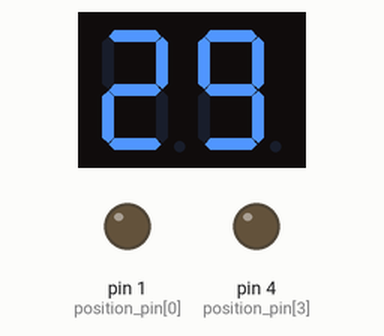
Bench run of a sketch on a simulated Arduino Uno, built with avr-gcc and run on an emulated ATmega328P. On the bench: 2-digit seven-segment display, output pins drawn as LEDs (lit = HIGH). Wiring (inferred from the names in the program): 2-digit 7-segment display, segments lit when LOW: segments pin 5, pin 6, pin 7, pin 8, pin 9, pin 10, pin 11, pin 12; digit selects pin 2, pin 3. The segment pins are drawn as the display they are named for; pins used as bus, display or sensor lines are not drawn.

Above: at 0.33 s.
At 5.65 s:
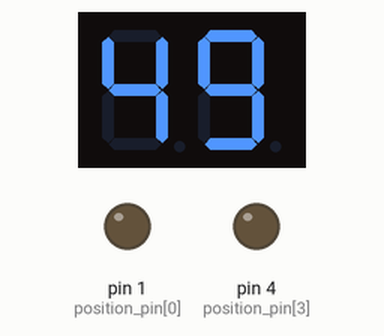
At 10.89 s:
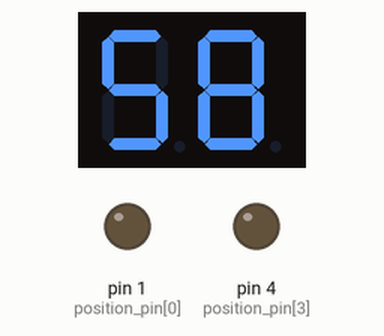
At 21.39 s:
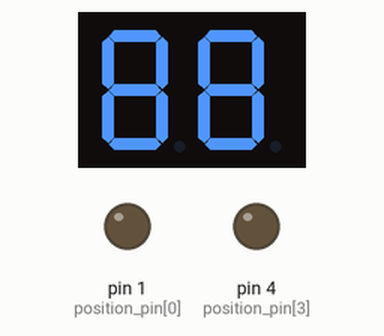
At 29.37 s:
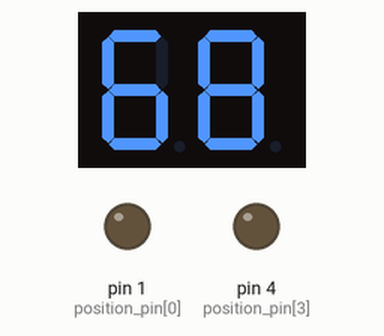
At 39.95 s:
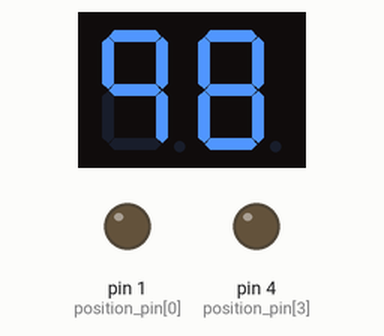

The sketch:

7segment_arduiono.ino
```cpp
int position_pin[] = {1,2,3,4};               //4자리 결정 핀
int segment_pin[] = {5,6,7,8,9,10,11,12};     //세그먼트 제어 핀
const int delayTime = 5;                      //일시정지 시간

//0 ~ 9를 표현하는 세그먼트 값
byte data[] = {0xFC, 0x60, 0xDA, 0xF2, 0x66, 0xB6, 0xBE, 0xE4, 0xFE, 0xE6};

void setup() {
  //4자리 결정 핀 출력용으로 설정
  for(int i = 0; i < 4; i++) {
     pinMode(position_pin[i], OUTPUT);
  }

  //세그먼트 제어 핀 출력용으로 설정
  for(int i = 0; i < 8; i++) {
    pinMode(segment_pin[i], OUTPUT);
  }
}

void loop() {
  show(2,2);                //두 번째 자리, 2출력
  delay(delayTime);         //0.005초 일시정지
  show(3,3);                //세 번째 자리, 3출력
  delay(delayTime);         //0.005초 일시정지

  count();                //count함수 호출
}

void show(int position, int number) {
  //4자리 중 원하는 자리 선택
  for(int i = 0; i < 4; i++) {
    if(i + 1 == position){
      digitalWrite(position_pin[i], HIGH);
    } else {
      digitalWrite(position_pin[i], LOW);
    }
  }

  //8개 세그먼트를 제어해서 원하는 숫자 출력
  for(int i = 0; i < 8; i++){
     byte segment = (data[number] & (0x01 << i)) >> i;
     if(segment == 1){
       digitalWrite(segment_pin[7 - i], LOW);
     } else {
       digitalWrite(segment_pin[7 - i], HIGH);
     }
  }
}


void count() {
  for(int k=0; k<5000; k++){
    for(int i = 0; i < 10; i++) {
      for(int j = 0; j < 10; j++) {
        show(2,i);
        delay(delayTime);
        show(3,j);
        delay(delayTime);
      }
    }
    delay(delayTime);
  }
}
```
